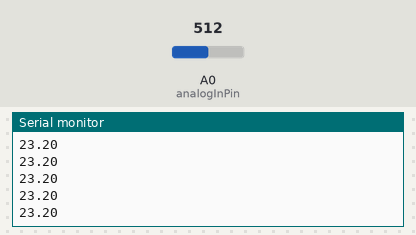
Bench run of a sketch on a simulated Arduino Uno, built with avr-gcc and run on an emulated ATmega328P. On the bench: the last lines printed to the serial monitor. The test bench sets the inputs (shaded band); at power-on: A0 (analogInPin) = 512.

Above: at 1.2 s.
1.3 s: A0 (analogInPin) set to 0
At 1.42 s:
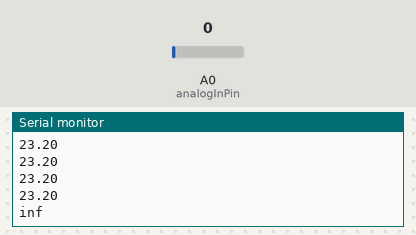
3.3 s: A0 (analogInPin) set to 122
At 3.33 s:
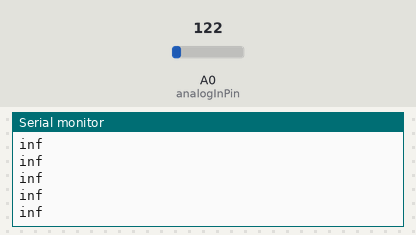

Measured:
- after the input at 1.3 s, the serial monitor: prints a new line after 0.11 s (image 1)

The sketch:

distanceTest.ino
```cpp
const int analogInPin = A0;  // Analog input pin that the potentiometer is attached to
float sensorValue, inches, cm;    //Must be of type float for pow()

void setup() {
  Serial.begin(9600);
}

void loop() {
  sensorValue = analogRead(analogInPin);
//  inches = 4192.936 * pow(sensorValue,-0.935) - 3.937;
  cm = 10650.08 * pow(sensorValue,-0.935) - 8;
  delay(100);
  //Serial.print("Centimeters: ");
  Serial.println(cm);
}
```
